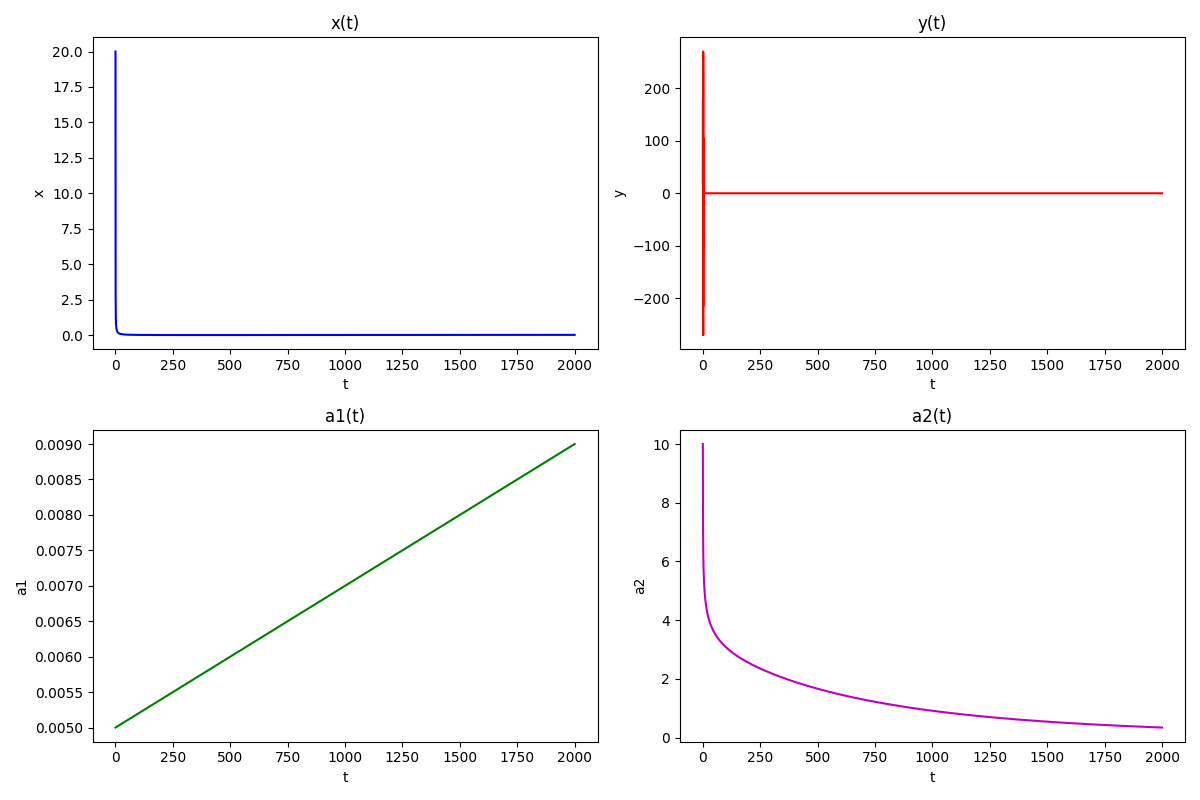

Recreate this plot in Python.
import numpy as np
import matplotlib.pyplot as plt

def system(vars, eps):
    x, y_val, a1, a2 = vars
    dxdt = x * (2*a1 - 0.5*x - (a1**2)/(a2**2)*y_val)
    dydt = y_val * (2*a2 - (a2**2)/(a1**2)*x - 0.5*y_val)
    da1dt = eps * (2 - 2*a1*y_val/(a2**2))
    da2dt = eps * (2 - 2*a2*x/(a1**2))
    return np.array([dxdt, dydt, da1dt, da2dt])

def jacobian_system(vars, eps):
    x, y_val, a1, a2 = vars
    J = np.zeros((4, 4))
    
    # Для x*(2*a1 - 0.5*x - (a1**2)/(a2**2)*y)
    J[0, 0] = 2*a1 - x - (a1**2)/(a2**2)*y_val                 # d/dx
    J[0, 1] = - x*(a1**2)/(a2**2)                                # d/dy
    J[0, 2] = x * (2 - (2*a1*y_val)/(a2**2))                     # d/da1
    J[0, 3] = 2*x*(a1**2)*y_val/(a2**3)                          # d/da2

    # Для y*(2*a2 - (a2**2)/(a1**2)*x - 0.5*y)
    J[1, 0] = - y_val*(a2**2)/(a1**2)                        
    J[1, 1] = 2*a2 - (a2**2)/(a1**2)*x - y_val                  
    J[1, 2] = y_val*(2*x*(a2**2)/(a1**3))                       
    J[1, 3] = y_val*(2 - (2*a2*x)/(a1**2))                     

    # Для eps*(2 - 2*a1*y/(a2**2))
    J[2, 0] = 0                                               
    J[2, 1] = -eps*(2*a1)/(a2**2)                              
    J[2, 2] = -eps*(2*y_val)/(a2**2)                            
    J[2, 3] = eps*(4*a1*y_val)/(a2**3)                         

    # Для eps*(2 - 2*a2*x/(a1**2))
    J[3, 0] = -eps*(2*a2)/(a1**2)                             
    J[3, 1] = 0                                               
    J[3, 2] = eps*(4*a2*x)/(a1**3)                            
    J[3, 3] = -eps*(2*x)/(a1**2)                             
    
    return J

def adams_moulton_step(y_n, h, eps, tol=1e-8, max_iter=20):
    y_next_guess = y_n + h * system(y_n, eps)  # Начальное приближение (явный Эйлер)
    
    for _ in range(max_iter):
        f_next = system(y_next_guess, eps)
        F = y_next_guess - y_n - 0.5*h*(system(y_n, eps) + f_next)
        
        if np.linalg.norm(F) < tol:
            break
        
        J = np.eye(4) - 0.5*h * jacobian_system(y_next_guess, eps)
        delta = np.linalg.solve(J, -F)
        y_next_guess += delta
    else:
        print("Ньютон не сошелся за", max_iter, "итераций")
    
    return y_next_guess

def solver(nach_usl, T, h, eps):
    N = int(T/h)
    t = np.linspace(0, T, N+1)
    sol = np.zeros((N+1, len(nach_usl)))
    sol[0] = nach_usl
    y_current = nach_usl.copy()
    
    for i in range(N):
        y_next = adams_moulton_step(y_current, h, eps)
        sol[i+1] = y_next
        y_current = y_next
        if i % 100 == 0:
            print(f"Step {i}/{N}")
    
    return t, sol

# Параметры
eps = 0.000001
nach_usl = np.array([20.0, 20.0, 0.005, 10.0])
T = 2000 
h = 0.001  

t, sol = solver(nach_usl, T, h, eps)

# Построение графиков
plt.figure(figsize=(12, 8))

plt.subplot(2, 2, 1)
plt.plot(t, sol[:, 0], 'b-')
plt.xlabel("t")
plt.ylabel("x")
plt.title("x(t)")

plt.subplot(2, 2, 2)
plt.plot(t, sol[:, 1], 'r-')
plt.xlabel("t")
plt.ylabel("y")
plt.title("y(t)")

plt.subplot(2, 2, 3)
plt.plot(t, sol[:, 2], 'g-')
plt.xlabel("t")
plt.ylabel("a1")
plt.title("a1(t)")

plt.subplot(2, 2, 4)
plt.plot(t, sol[:, 3], 'm-')
plt.xlabel("t")
plt.ylabel("a2")
plt.title("a2(t)")

plt.tight_layout()
plt.savefig("implicit_adams.png")